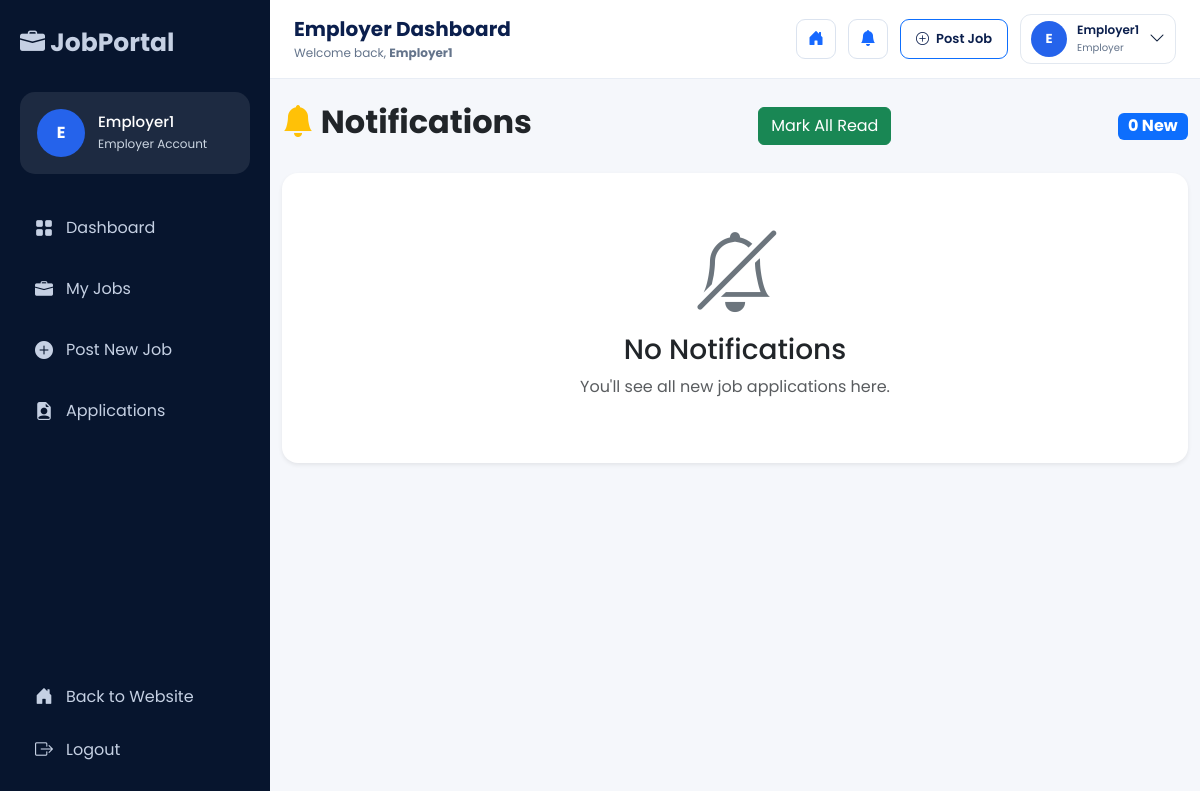
/jobs/employer/notifications/ (signed in), run on the app's committed database.
### accounts/models.py (models this page shows, shortened)
class User(AbstractUser):
    USER_TYPES = (
        ('candidate', 'Candidate'),
        ('employer', 'Employer'),
    )
    user_type = models.CharField(
        max_length=20,
        choices=USER_TYPES
    )
    phone = models.CharField(
        max_length=15,
        blank=True
    )
    profile_image = models.ImageField(
        upload_to='profiles/',
        blank=True,
        null=True
    )
    resume = models.FileField(
    upload_to="resumes/",
    blank=True,
    null=True
)

### jobs/views.py (the view)
@login_required
def employer_notifications(request):
    if request.user.user_type != "employer":
        messages.error(request, "Only employers can access notifications.")
        return redirect("home")
    notifications = Notification.objects.filter(
    employer=request.user
).select_related(
    "application",
    "application__candidate",
    "application__job"
).order_by("-created_at")
    return render(
        request,
        "employer/notifications.html",
        {
            "notifications": notifications
        }
    )

### jobs/context_processors.py (called while the page is built, shortened)
def notification_count(request):
    if (
        request.user.is_authenticated
        and request.user.user_type == "employer"
    ):
        unread = Notification.objects.filter(
            employer=request.user,
            is_read=False
        ).count()
        return {
            "unread_notifications_count": unread,
            "candidate_unread_notifications_count": 0,
        }

### templates/employer/notifications.html (shortened to what this page needs)
{% extends "employer/employer_dash_base.html" %}
{% block content %}
<div class="container-fluid py-4">
    <div class="d-flex justify-content-between align-items-center mb-4">
        <h2 class="fw-bold">
            <i class="bi bi-bell-fill text-warning"></i>
            Notifications
        </h2>
       <form method="post" action="{% url 'mark_all_notifications_read' %}">{% csrf_token %}<button type="submit" class="btn btn-success">Mark All Read</button></form>
        <span class="badge bg-primary fs-6">
            {{ notifications|length }} New
        </span>
    </div>
    {% if notifications %}
        {% for notification in notifications %}
        <div class="card shadow-sm border-0 rounded-4 mb-3">
            <div class="card-body">
                <div class="d-flex align-items-center">
                    <div class="me-3">
                        {% if notification.application.candidate.profile_image %}
                            <img
                                src="{{ notification.application.candidate.profile_image.url }}"
                                class="rounded-circle"
                                width="60"
                                height="60"
                                style="object-fit:cover;">
                        {% else %}
                            <div
                                class="rounded-circle bg-primary text-white d-flex justify-content-center align-items-center"
                                style="width:60px;height:60px;font-size:22px;">
                                {{ notification.application.candidate.username|slice:":1"|upper }}
                            </div>
                        {% endif %}
                    </div>
                    <div class="flex-grow-1">
                        <div class="d-flex justify-content-between">
                            <h5 class="mb-1">
                                {{ notification.title }}
                            </h5>
                            {% if not notification.is_read %}
                                <span class="badge bg-danger">
                                    New
                                </span>
                            {% endif %}
                        </div>
                        <p class="mb-1">
                            {{ notification.message }}
                        </p>
                        <small class="text-muted">
                            <i class="bi bi-clock"></i>
                            {{ notification.created_at|timesince }} ago
                        </small>
                    </div>
                   <div class="ms-3 d-flex flex-column gap-2">
    {% if not notification.is_read %}
    <a href="{% url 'mark_notification_read' notification.id %}"
       class="btn btn-primary btn-sm">
        Read
    </a>
    {% endif %}
    <a href="{% url 'employer_applications' %}"
       class="btn btn-outline-primary btn-sm">
        View
    </a>
    <form method="post" action="{% url 'delete_notification' notification.id %}">{% csrf_token %}<button type="submit" class="btn btn-danger btn-sm">Delete</button></form>
</div>
                </div>
            </div>
        </div>
        {% endfor %}
    {% else %}
    <div class="card border-0 shadow-sm rounded-4">
        <div class="card-body text-center py-5">
            <i class="bi bi-bell-slash display-1 text-secondary"></i>
            <h3 class="mt-3">
                No Notifications
            </h3>
            <p class="text-muted">
                You'll see all new job applications here.
            </p>
        </div>
    </div>
    {% endif %}
</div>
{% endblock %}

### templates/employer/sidebar.html (shortened to what this page needs)
{% load static %}
<aside class="employer-sidebar" id="employerSidebar">
    <div class="employer-sidebar-logo">
        <a href="{% url 'employer_dashboard' %}">
            <i class="bi bi-briefcase-fill"></i>
            <span>JobPortal</span>
        </a>
    </div>
    <div class="employer-profile-mini">
        {% if request.user.profile_image %}
            <img
                src="{{ request.user.profile_image.url }}"
                alt="{{ request.user.username }}"
                class="employer-profile-image">
        {% else %}
            <div class="employer-avatar">
                {% if request.user.first_name %}
                    {{ request.user.first_name|slice:":1"|upper }}
                {% else %}
                    {{ request.user.username|slice:":2"|upper }}
                {% endif %}
            </div>
        {% endif %}
        <div class="employer-profile-details">
            <h4>
                {% if request.user.get_full_name %}
                    {{ request.user.get_full_name }}
                {% else %}
                    {{ request.user.username }}
                {% endif %}
            </h4>
            <p>Employer Account</p>
        </div>
    </div>
    <nav class="employer-menu">
        <a
            href="{% url 'employer_dashboard' %}"
            class="{% if request.resolver_match.url_name == 'employer_dashboard' %}active{% endif %}">
            <i class="bi bi-grid-fill"></i>
            <span>Dashboard</span>
        </a>
       <a
    href="{% url 'my_jobs' %}"
    class="{% if request.resolver_match.url_name == 'my_jobs' or request.resolver_match.url_name == 'edit_job' %}active{% endif %}"
>
    <i class="bi bi-briefcase-fill"></i>
    <span>My Jobs</span>
</a>
        <a
            href="{% url 'post_job' %}"
            class="{% if request.resolver_match.url_name == 'post_job' %}active{% endif %}">
            <i class="bi bi-plus-circle-fill"></i>
            <span>Post New Job</span>
        </a>
        <a
            href="{% url 'employer_applications' %}"
            class="{% if request.resolver_match.url_name == 'employer_applications' %}active{% endif %}">
            <i class="bi bi-file-earmark-person-fill"></i>
            <span>Applications</span>
        </a>
    </nav>
    <div class="employer-sidebar-bottom">
        <a href="{% url 'home' %}">
            <i class="bi bi-house-door-fill"></i>
            <span>Back to Website</span>
        </a>
        <a
            href="{% url 'logout' %}"
            class="logout-link">
            <i class="bi bi-box-arrow-right"></i>
            <span>Logout</span>
        </a>
    </div>
</aside>

### templates/employer/navbar.html (shortened to what this page needs)
{% load static %}
<header class="employer-navbar">
    <div class="navbar-left">
        <div>
            <h3 class="page-title">
                {% block page_title %}
                    Employer Dashboard
                {% endblock %}
            </h3>
            <p class="page-subtitle">
                Welcome back,
                <strong>
                    {% if request.user.first_name %}
                        {{ request.user.first_name }}
                    {% else %}
                        {{ request.user.username }}
                    {% endif %}
                </strong>
            </p>
        </div>
    </div>
    <div class="navbar-right">
        <a
            href="{% url 'home' %}"
            class="navbar-icon">
            <i class="bi bi-house-door-fill"></i>
        </a>
<a href="{% url 'employer_notifications' %}"
   class="navbar-icon position-relative">
    <i class="bi bi-bell-fill"></i>
</a>
        <a
            href="{% url 'post_job' %}"
            class="btn btn-primary post-job-btn">
            <i class="bi bi-plus-circle"></i>
            Post Job
        </a>
        <div class="dropdown">
            <button
                class="profile-dropdown"
                data-bs-toggle="dropdown">
                {% if request.user.profile_image %}
                    <img
                        src="{{ request.user.profile_image.url }}"
                        class="profile-img">
                {% else %}
                    <div class="profile-avatar">
                        {% if request.user.first_name %}
                            {{ request.user.first_name|slice:":1"|upper }}
                        {% else %}
                            {{ request.user.username|slice:":1"|upper }}
                        {% endif %}
                    </div>
                {% endif %}
                <div class="profile-text">
                    <h6>
                        {% if request.user.get_full_name %}
                            {{ request.user.get_full_name }}
                        {% else %}
                            {{ request.user.username }}
                        {% endif %}
                    </h6>
                    <small>
                        Employer
                    </small>
                </div>
                <i class="bi bi-chevron-down"></i>
            </button>
        </div>
    </div>
</header>

### data on the page
User: user.first_name "E", user.get_full_name "Employer1", user.first_name "Employer1"

### other printed values
{{ notifications|length }} "0"
